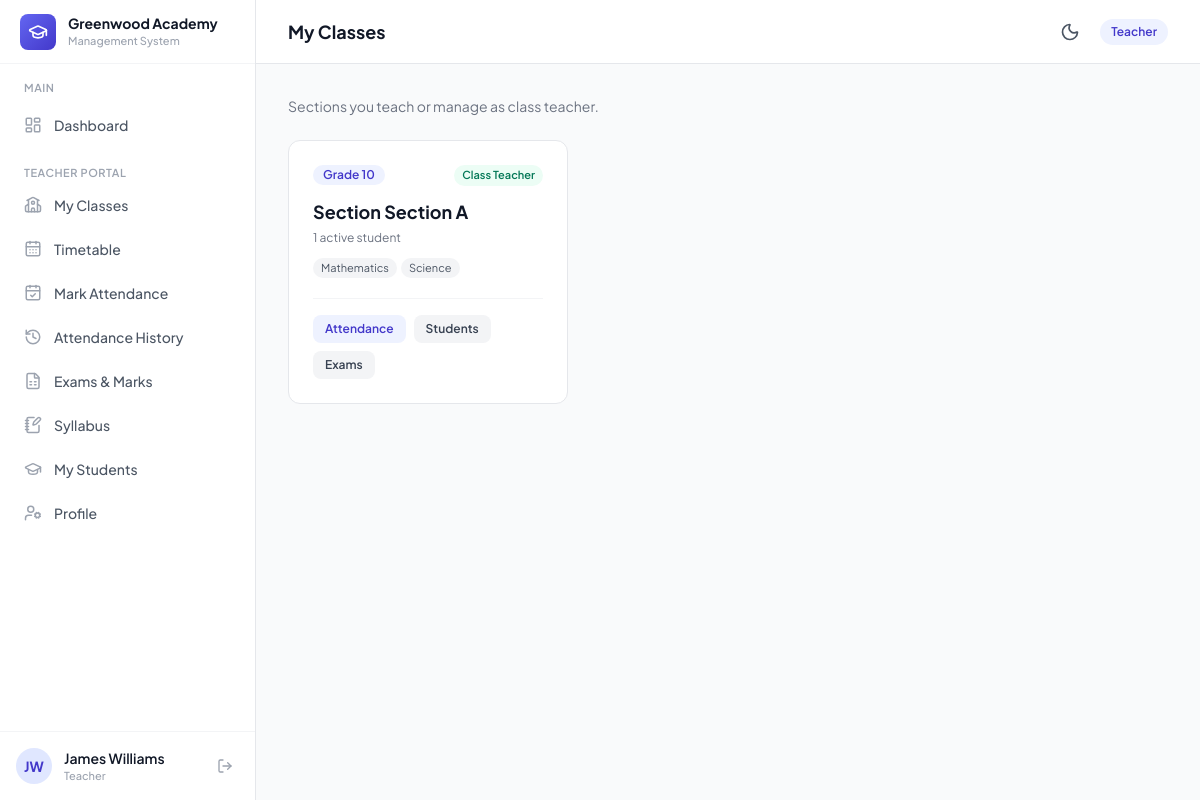
/teacher/classes/ (signed in), run on an earlier commit of the app's database.
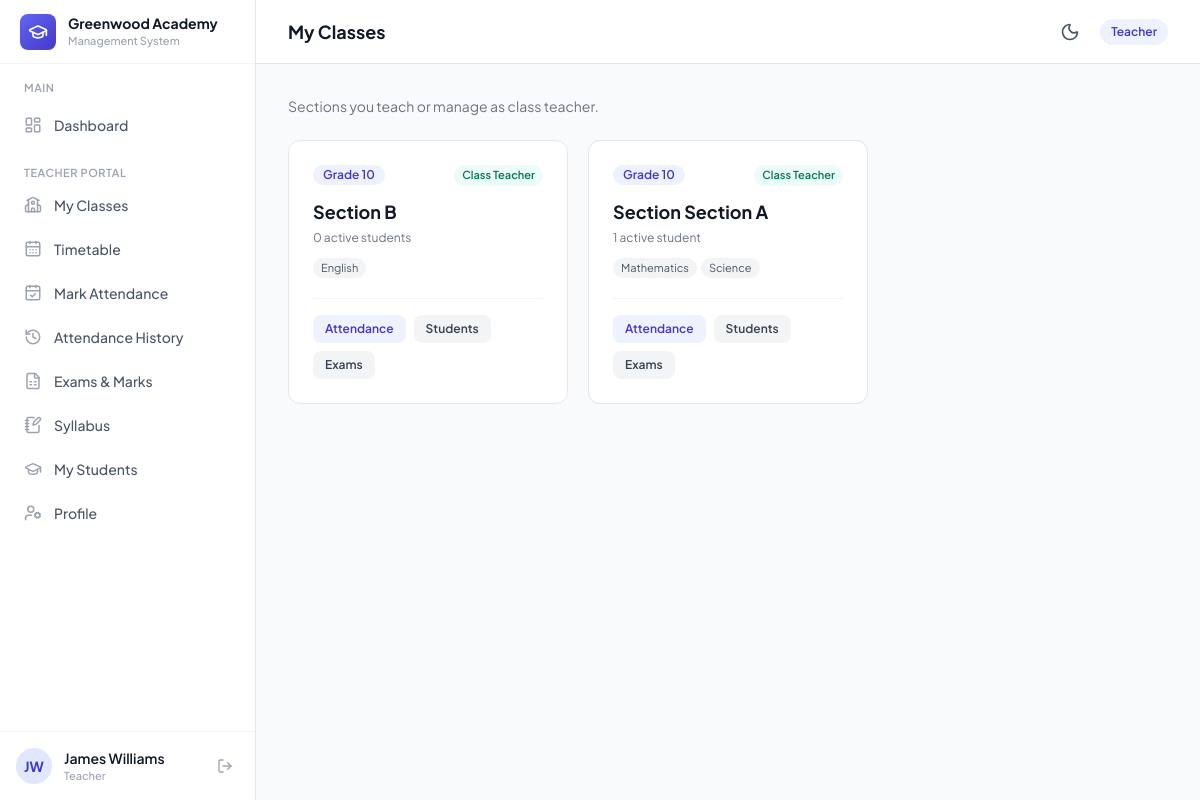
And on a later commit of the database.
### core/models.py (models this page shows, shortened)
class TenantModel(models.Model):
    school = models.ForeignKey(
        School,
        on_delete=models.CASCADE,
        related_name='%(class)s_set',
    )
    objects = TenantManager()
    unscoped = UnscopedManager()
    class Meta:
        abstract = True

class Section(TenantModel):
    classroom = models.ForeignKey(
        ClassRoom,
        on_delete=models.CASCADE,
        related_name='sections'
    )
    name = models.CharField(max_length=100)
    class_teacher = models.ForeignKey(
        settings.AUTH_USER_MODEL,
        on_delete=models.SET_NULL,
        null=True,
        blank=True,
        related_name='managed_sections'
    )
    class Meta:
        ordering = ['classroom__name', 'name']
        unique_together = ['classroom', 'name']

class ClassRoom(TenantModel):
    name = models.CharField(max_length=200)
    code = models.CharField(max_length=50)
    class Meta:
        ordering = ['name']
        unique_together = ['school', 'code']

class Subject(TenantModel):
    name = models.CharField(max_length=200)
    code = models.CharField(max_length=50)
    class Meta:
        ordering = ['name']
        unique_together = ['school', 'code']

### core/views.py (the view)
# urls.py: path('teacher/classes/', views.teacher_my_classes, name='teacher_my_classes'),
@teacher_required
def teacher_my_classes(request):
    sections = get_teacher_sections(request.user)
    section_data = []
    for section in sections:
        section_data.append({
            'section': section,
            'student_count': section.students.filter(user__is_active=True).count(),
            'is_class_teacher': section.class_teacher_id == request.user.id,
            'subjects': Subject.objects.filter(
                timetables__section=section,
                timetables__teacher=request.user,
            ).distinct() if request.user.primary_role == 'teacher' else Subject.objects.filter(
                timetables__section=section,
            ).distinct(),
        })
    return render(request, 'core/teacher_my_classes.html', {
        'section_data': section_data,
    })

### core/managers.py (called while the page is built)
def set_current_school(school):
    _thread_locals.current_school = school

def get_current_school():
    return getattr(_thread_locals, 'current_school', None)

def clear_current_school():
    _thread_locals.current_school = None

    def get_queryset(self):
        qs = TenantQuerySet(self.model, using=self._db)
        current_school = get_current_school()
        if current_school is not None:
            qs = qs.filter(school=current_school)
        return qs

### core/models.py (called while the page is built)
    @property
    def currency_symbol(self):
        return CURRENCY_SYMBOLS.get(self.currency, self.currency)

    @property
    def theme_palette(self):
        return THEME_PALETTES.get(self.theme_color, THEME_PALETTES[ThemeColorChoices.INDIGO])

    @property
    def is_school_admin(self):
        return self.primary_role == PrimaryRoleChoices.SCHOOL_ADMIN

    @property
    def role_display(self):
        if self.is_superuser:
            return 'Platform Admin'
        return self.get_primary_role_display()

### templates/core/teacher_my_classes.html (shortened to what this page needs)
{% extends "base.html" %}
{% block page_title %}My Classes{% endblock %}
{% block content %}
<div class="space-y-6">
    <p class="text-sm text-gray-500">Sections you teach or manage as class teacher.</p>
    <div class="grid grid-cols-1 md:grid-cols-2 lg:grid-cols-3 gap-5">
        {% for item in section_data %}
        <div class="bg-white rounded-xl border border-gray-200 p-6 hover:shadow-md transition-shadow">
            <div class="flex items-start justify-between gap-3 mb-3">
                <span class="inline-flex items-center px-2.5 py-0.5 rounded-full text-xs font-semibold bg-primary-50 text-primary-700">
                    {{ item.section.classroom.name }}
                </span>
                {% if item.is_class_teacher %}
                <span class="text-[11px] font-semibold text-emerald-700 bg-emerald-50 px-2 py-0.5 rounded-full">Class Teacher</span>
                {% endif %}
            </div>
            <h3 class="text-lg font-bold text-gray-900">Section {{ item.section.name }}</h3>
            <p class="text-xs text-gray-500 mt-1">{{ item.student_count }} active student{{ item.student_count|pluralize }}</p>
            {% if item.subjects %}
            <div class="mt-3 flex flex-wrap gap-1">
                {% for subject in item.subjects %}
                <span class="text-[11px] px-2 py-0.5 rounded-full bg-gray-100 text-gray-600">{{ subject.name }}</span>
                {% endfor %}
            </div>
            {% endif %}
            <div class="mt-5 pt-4 border-t border-gray-100 flex flex-wrap gap-2">
                <a href="{% url 'core:attendance_mark' %}?section_id={{ item.section.id }}" class="px-3 py-1.5 rounded-lg text-xs font-semibold bg-primary-50 text-primary-700 hover:bg-primary-100">Attendance</a>
                <a href="{% url 'core:teacher_students' %}?section={{ item.section.id }}" class="px-3 py-1.5 rounded-lg text-xs font-semibold bg-gray-100 text-gray-700 hover:bg-gray-200">Students</a>
                <a href="{% url 'core:exam_list' %}" class="px-3 py-1.5 rounded-lg text-xs font-semibold bg-gray-100 text-gray-700 hover:bg-gray-200">Exams</a>
            </div>
        </div>
        {% endfor %}
    </div>
</div>
{% endblock %}

What changed in the data, as far as the page shows it:
added Section: section.classroom.name "Grade 10", section.name "B", student_count "0"
now on this page (row unchanged): Subject: name "English", shown under "Grade 10"
